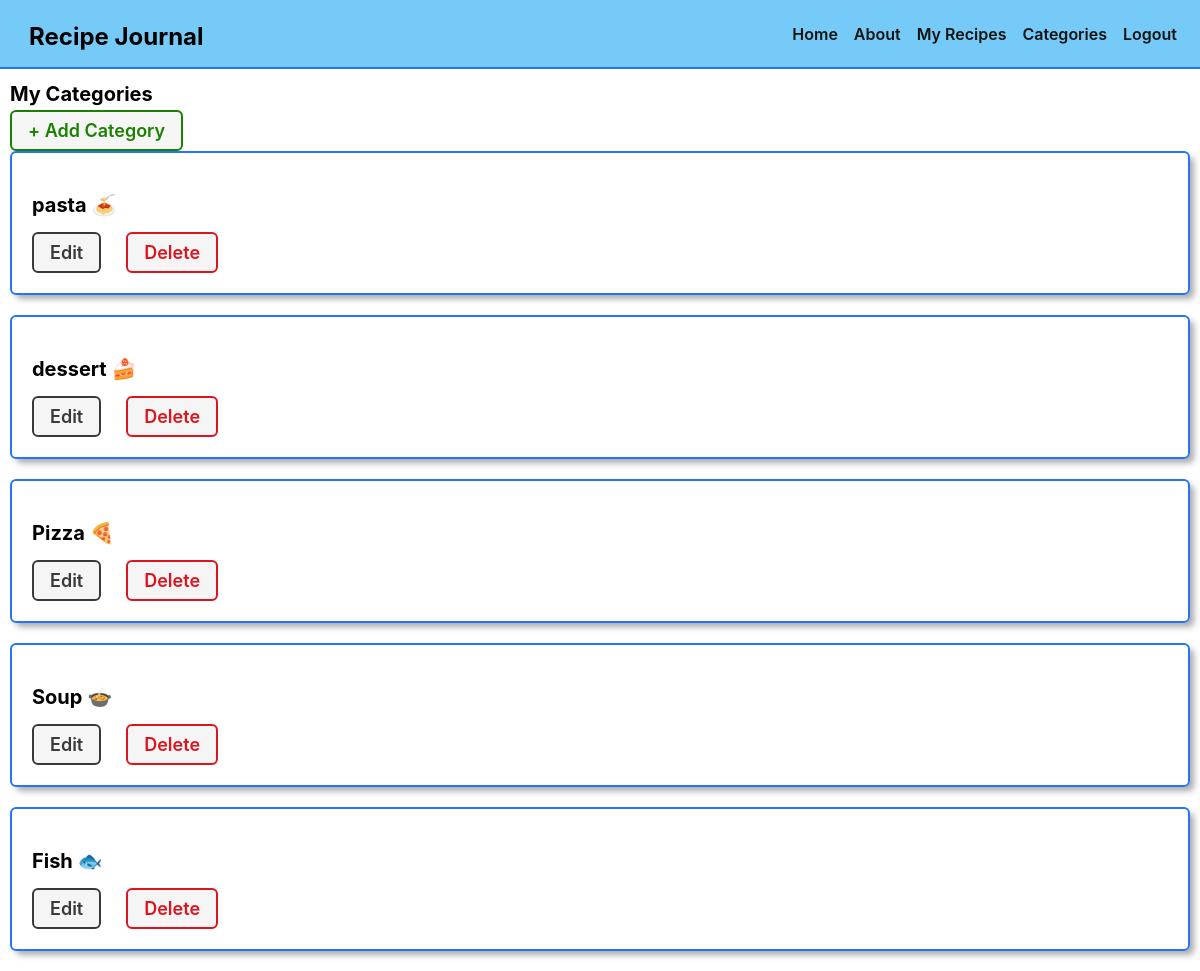
/categories/ (signed in), run on an earlier commit of the app's database.
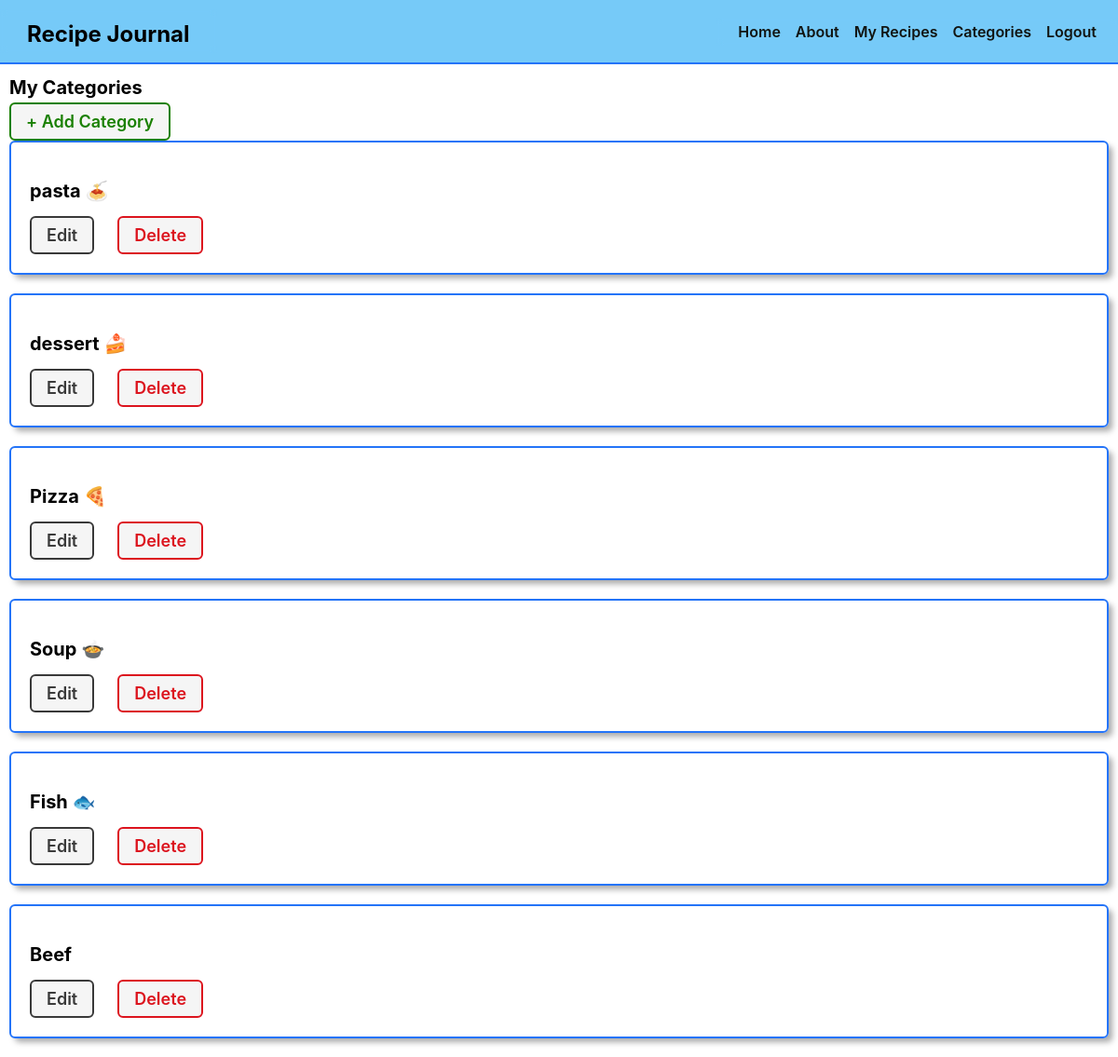
And on a later commit of the database.
### main_app/models.py (models this page shows, shortened)
class Category(models.Model):
    name = models.CharField(max_length=50)
    user = models.ForeignKey(User, on_delete=models.CASCADE)

### main_app/views.py (the view)
# urls.py: path('categories/', views.CategoryList.as_view(), name='category-index'),
class CategoryList(LoginRequiredMixin, ListView):
    model = Category
    def get_queryset(self):
        return Category.objects.filter(user=self.request.user)

### main_app/templates/main_app/category_list.html
{% extends "base.html" %}
{% block content %}
<h1>My Categories</h1>
<p><a href="{% url 'category-create' %}" class="btn submit">+ Add Category</a></p>
{% for category in object_list %}
<div class="category-card">
  <h3 class="category-title">{{ category.name }}</h3>
  <div class="category-actions">
    <a href="{% url 'category-update' category.id %}" class="btn secondary">Edit</a>
    <a href="{% url 'category-delete' category.id %}" class="btn danger">Delete</a>
  </div>
</div>
{% empty %}
  <p>No categories yet.</p>
{% endfor %}
{% endblock %}

What changed in the data, as far as the page shows it:
added Category: name "Beef"
